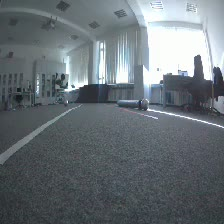
#> input picture BIP_videos_roboter_cam/12 (1).jpg, 224 x 224 px
$ python -i line_detector.py   (imports and definitions only)
#> lines starting #> are read from the running program, lines starting #| are printed output that depends on the picture; after the words box and inside, x2 and y2 are one past the last pixel; in counts of white or black regions, pixels touching at a corner belong together
#> further down, picture is the input picture: shape (224, 224, 3); mean B, G, R 117.7, 112.6, 104.2
# =================================================================
# File: line_detector.py
# Description: Contains the highly robust line detection and contour finding logic.
# =================================================================

import cv2
import numpy as np
import math

def cal_angle(M):

    angle = None
    if M['m00'] != 0:
        # Calculate orientation using second-order central moments
        mu20 = M['mu20'] / M['m00']
        mu02 = M['mu02'] / M['m00']
        mu11 = M['mu11'] / M['m00']

        # Formula for orientation angle in radians
        angle_rad = 0.5 * math.atan2(2 * mu11, mu20 - mu02)
        angle = math.degrees(angle_rad)

    return angle

def get_vertical_extremes(cnt):
    # cnt[:, :, 1] accesses all Y-coordinates in the contour
    top_idx = cnt[:, :, 1].argmin()
    bot_idx = cnt[:, :, 1].argmax()

    # Extract the (x, y) tuples
    top_x, top_y = cnt[top_idx][0]
    bot_x, bot_y = cnt[bot_idx][0]

    return int(top_x), int(bot_x)

def detect_and_draw_lines(img_frame):
    """
    Performs robust line detection using Adaptive Thresholding, custom morphological
    operations, and multiple geometric contour filters.

    :param img_frame: The raw image frame (numpy array) from the video stream.
    :return: The frame with detected contours drawn on it (for visualization).
    """
    if img_frame is None:
        return None

    # 1. Define ROI and Setup Visualization
    height, width, _ = img_frame.shape
#> height = 224; width = 224
    roi_start_y = int(height * 0.50)
#> roi_start_y = 112

    roi = img_frame[roi_start_y:height, 0:width]
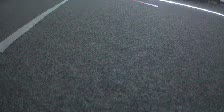
#> roi: shape (112, 224, 3); mean B, G, R 87.9, 83, 76.4
    mid_x = width // 2
#> mid_x = 112
    contour_vis_roi = roi.copy()

    # --- 2. PRE-THRESHOLDING: Bilateral Filter ---
    smoothed_roi = cv2.bilateralFilter(roi, 9, 75, 75)

    # 3. Color Space Conversion (BGR to HSV)
    hsv = cv2.cvtColor(smoothed_roi, cv2.COLOR_BGR2HSV)
#> hsv: shape (112, 224, 3); mean H, S, V 102.3, 33.6, 87.8
    h, s, v = cv2.split(hsv)
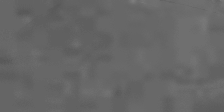
#> h: shape (112, 224); min 86, max 125, mean 102.3
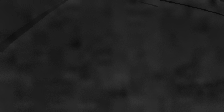
#> s: shape (112, 224); min 9, max 52, mean 33.6
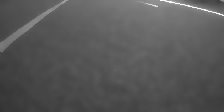
#> v: shape (112, 224); min 51, max 254, mean 87.8

    # --- 4. ROBUST THRESHOLDING: Adaptive Brightness (V) ---
    adaptive_mask = cv2.adaptiveThreshold(
        v,
        255,
        cv2.ADAPTIVE_THRESH_GAUSSIAN_C,
        cv2.THRESH_BINARY,
        41,
        -5
    )
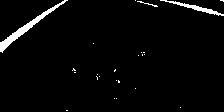
#> adaptive_mask: shape (112, 224); 2.8% white; 24 white regions (21 under 20 px), largest, box (x1, y1, x2, y2) and area: (0, 0, 68, 53) 431, (160, 0, 224, 16) 198, (137, 1, 158, 7) 28

    # --- 5. POST-THRESHOLDING: Optimized Morphological Operations ---

    # Note: Your kernels are non-standard. Using them as defined below:
    kernel_small = np.ones((1, 2), np.uint8)
    kernel_large = np.ones((2, 3), np.uint8)

    #mask_thickened = cv2.dilate(adaptive_mask, kernel_large, iterations=1)

    # 5.a. Opening (Noise Removal): Clean up small isolated noise.
    cleaned_mask = cv2.morphologyEx(adaptive_mask, cv2.MORPH_OPEN, kernel_small, iterations=2)
#> cleaned_mask: shape (112, 224); 2.7% white; 4 white regions (1 under 20 px), largest, box (x1, y1, x2, y2) and area: (0, 0, 70, 52) 450, (162, 0, 224, 16) 190, (139, 1, 160, 7) 28

    # 5.b. Dilation (Thickening): Ensure thin lines are robust.
    mask_thickened = cv2.dilate(cleaned_mask, kernel_large, iterations=1)
#> mask_thickened: shape (112, 224); 3.9% white; 4 white regions (1 under 20 px), largest, box (x1, y1, x2, y2) and area: (0, 0, 71, 53) 615, (161, 0, 224, 17) 283, (138, 1, 161, 8) 63

    # 5.c. Closing (Final Connection): Ensure the strip is contiguous.
    final_binary_output = cv2.morphologyEx(mask_thickened, cv2.MORPH_CLOSE, kernel_large, iterations=1)
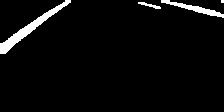
#> final_binary_output: shape (112, 224); 3.9% white; 4 white regions (1 under 20 px)

    # --- 6. CONTOUR FINDING AND FILTERING (Area, Circularity) ---
    contours, _ = cv2.findContours(final_binary_output, cv2.RETR_EXTERNAL, cv2.CHAIN_APPROX_SIMPLE)
#> contours = 4 contours, 1 with area under 20; largest, box (x1, y1, x2, y2) and area: (0, 0, 71, 54) 542, (161, 0, 224, 18) 226, (138, 2, 161, 9) 39

    left_best = None
    right_best = None
    unassigned = None
    min_dist_left = float('inf')
    min_dist_right = float('inf')
    # Your working filter constants
    MIN_AREA = 190
    MAX_CIRCULARITY = 0.45 #0.33
    r_top_x = 0
    r_bot_x = 0
    l_bot_x = 0
    l_top_x = 0
    visible_l = 0
    visible_r = 0
    angle = 0

    for contour in contours:
        area = cv2.contourArea(contour)
        perimeter = cv2.arcLength(contour, True)

        if area > MIN_AREA and perimeter > 0 :

            # Check 1: Circularity (must be low for a long line)
            circularity = 4 * np.pi * area / (perimeter**2)
            approx = cv2.approxPolyDP(contour, 0.02 * perimeter, True)

            if circularity < MAX_CIRCULARITY and len(approx) < 10:

                M = cv2.moments(contour)

                if M['m00'] != 0:
                    # Calculate orientation using second-order central moments
                    angle = cal_angle(M)

                    cx = int(M["m10"] / M["m00"])
                    cy = int(M["m01"] / M["m00"])

                    # Calculate distance to the center line
                    dist_to_center = abs(mid_x - cx)

                    if -7 < angle < 7:
                        unassigned = contour

                    # Selection Logic: Nearest to center on the LEFT
                    elif cx < mid_x:
                        if dist_to_center < min_dist_left:
                            min_dist_left = dist_to_center
                            #-ve angle value
                            left_best = contour

                    # Selection Logic: Nearest to center on the RIGHT
                    else:
                        if dist_to_center < min_dist_right:
                            min_dist_right = dist_to_center
                             #+ve angle value
                            right_best = contour
#> this loop made 4 passes
#> (area, perimeter, circularity, approx, mu20 in cal_angle, mu02 in cal_angle, mu11 in cal_angle, angle_rad in cal_angle) on pass 3: (226, 141.6, 0.142, [[161, 0], [223, 17], [214, 10]], 267.4, 17.04, 64.59, 0.238)
#> (area, perimeter, circularity, approx, mu20 in cal_angle, mu02 in cal_angle, mu11 in cal_angle, angle_rad in cal_angle) on pass 4: (541.5, 193.9, 0.181, [[70, 0], [0, 43], [0, 53]], 353, 193.1, -256.4, -0.634)
#> after the loop, left_best = contour of 90 points, box (x1, y1, x2, y2) (0, 0, 71, 54), area 542; min_dist_left = 84; min_dist_right = 83; right_best = contour of 57 points, box (x1, y1, x2, y2) (161, 0, 224, 18), area 226


    if unassigned is not None:
        unassigned_perimeter = cv2.arcLength(unassigned, True)
        unassigned_area = cv2.contourArea(unassigned)
        cir = 4 * np.pi * unassigned_area / (unassigned_perimeter**2)
        if 250 < unassigned_area < 400 and cir < 0.11:
            if left_best is not None and right_best is None:
                left_best = np.vstack((left_best, unassigned))
                print('Unassigned')
            elif right_best is not None and left_best is None:
                right_best = np.vstack((right_best, unassigned))
                print('Unassigned')
        elif right_best is None and left_best is None:
            M = cv2.moments(unassigned)
            angle = cal_angle(M)
            if angle < 0 :
                left_best = unassigned
            else :
                right_best = unassigned


    if right_best is None or left_best is None:
        if left_best is not None:
            M = cv2.moments(left_best)
            angle = cal_angle(M)
            if angle > 0:
                right_best = left_best
                left_best = None
        elif right_best is not None:
            M = cv2.moments(right_best)
            angle = cal_angle(M)
            if angle < 0:
                left_best = right_best
                right_best = None


    # Collect the two best candidates
    cv2.drawContours(contour_vis_roi, [left_best], -1, (0, 0, 255), 2) #red
    cv2.drawContours(contour_vis_roi, [right_best], -1, (255, 255, 255), 2) #white
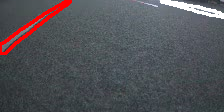
#> contour_vis_roi: shape (112, 224, 3); mean B, G, R 86.9, 82.3, 82.3


    # Case A: Left case
    if left_best is not None:
        l_top_x, l_bot_x = get_vertical_extremes(left_best)
#> in get_vertical_extremes, `top_idx = cnt[:, :, 1].argmin()`: top_idx = 0
#> in get_vertical_extremes, `bot_idx = cnt[:, :, 1].argmax()`: bot_idx = 52
#> in get_vertical_extremes, `top_x, top_y = cnt[top_idx][0]`: top_x = 65; top_y = 0
#> in get_vertical_extremes, `bot_x, bot_y = cnt[bot_idx][0]`: bot_y = 53
#> l_top_x = 65; l_bot_x = 0
        visible_l = 1

    # Case B: Right case
    if right_best is not None:
        r_top_x, r_bot_x = get_vertical_extremes(right_best)
#> r_top_x = 161; r_bot_x = 222
        visible_r = 1

    img_frame[roi_start_y:height, 0:width] = contour_vis_roi


    return l_top_x, l_bot_x, r_top_x, r_bot_x, visible_l, visible_r


# (End of line_detector.py)

>>> import cv2
>>> picture = cv2.imread('../BIP_videos_roboter_cam/12 (1).jpg')
>>> result = detect_and_draw_lines(picture)
#> result = (65, 0, 161, 222, 1, 1)
